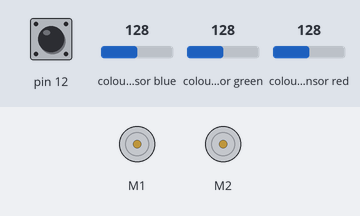
A sketch run on a simulated Arduino Uno, built with avr-gcc and run on an emulated ATmega328P. Shown: 2 × DC motor (green arrow = forward, orange = backward, longer = faster). Inputs (shaded band) come from the test bench; at power-on: pin 12 HIGH, colour sensor blue 128, colour sensor green 128, colour sensor red 128. What the sketch prints to the serial monitor is not drawn.

Above: at 0.8 s.
0.9 s: pin 12 pulled LOW for 0.15 s
At 2.2 s:
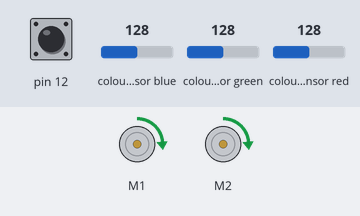
4.0 s: pin 12 pulled LOW for 1 s
At 5.5 s:
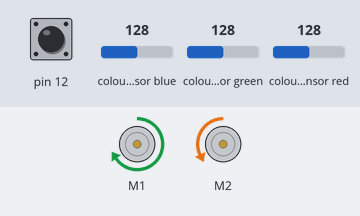
6.6 s: colour sensor blue set to 5
9.1 s: colour sensor green set to 5
At 9.6 s:
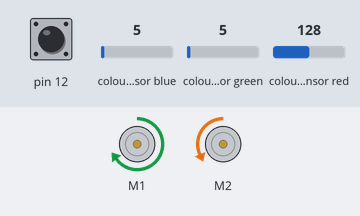
11.1 s: colour sensor red set to 5
13.2 s: pin 12 pulled LOW for 1 s
At 14.0 s:
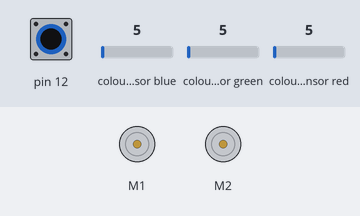
Timing chart, 0 to 16.2 s (numbered marks = the images above; inputs shaded):
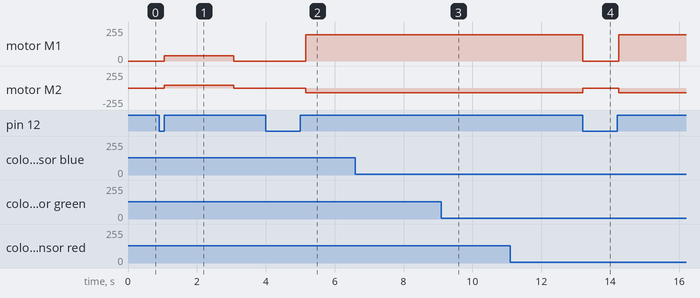

The sketch:

Integrate7.ino
```cpp
#include <Wire.h>
#include <ZumoMotors.h>
#include <Pushbutton.h>

ZumoMotors motors;
Pushbutton button(ZUMO_BUTTON);
//p制御によるライントレース
float red_G, green_G, blue_G; // カラーセンサで読み取ったRGB値（0-255）
int mode_G; // タスクのモードを表す状態変数
int motor_mode_G;//進行方向を表す状態変数 0-左回り、1-右回り
unsigned long timeInit_G, timeNow_G; //  スタート時間，経過時間
int motorR_G, motorL_G; // 左右のZumoのモータに与える回転力

void setup()
{
  Serial.begin(9600);
  Wire.begin();

  button.waitForButton(); // Zumo buttonが押されるまで待機
  CalibrationColorSensor(); // カラーセンサーのキャリブレーション

  button.waitForButton(); // Zumo buttonが押されるまで待機
  timeInit_G = millis();
  mode_G = 0;
  motor_mode_G = 0;
  motorR_G = 0;
  motorL_G = 0;
}

void loop()
{
  getRGB(red_G, green_G, blue_G); // カラーセンサでRGB値を取得(0-255)
  timeNow_G = millis() - timeInit_G; // 経過時間
  motors.setSpeeds(motorL_G, motorR_G); // 左右モーターへの回転力入力
  sendData(); // データ送信

  //linetrace_bang_bang(); // ライントレース（bang-bang制御）
 //linetrace_P(); // ライントレース（P制御）
   task_A(); // タスクA
  //何かあった時の復帰用
  if(button.isPressed()){
    mode_G = 0;
    motors.setSpeeds(0,0);
    delay(200);
    button.waitForButton();
  }
}

// 通信方式2
void sendData()
{
  static unsigned long timePrev = 0;
  static boolean flag_start = true; // 最初の通信かどうか
  int inByte;

  // if文の条件： 最初の通信である || 最後のデータ送信から500ms経過 || (データ送信要求が来ている && 最後のデータ送信から50ms経過)
  if ( flag_start == true || timeNow_G - timePrev > 500 ||
     (Serial.available() > 0 && timeNow_G - timePrev > 50) ) {
    flag_start = false;
    while(Serial.available() > 0){ // 送信要求が複数来ていた場合は全て読み込む
      inByte = Serial.read();
    }

    Serial.write('H');
    Serial.write(mode_G);
    Serial.write((int)red_G);
    Serial.write((int)green_G );
    Serial.write((int)blue_G);

    timePrev = timeNow_G;
  }
}
```

color.ino
```cpp
#include <Adafruit_TCS34725.h> // カラーセンサライブラリのヘッダーファイル
Adafruit_TCS34725 tcs = Adafruit_TCS34725(TCS34725_INTEGRATIONTIME_2_4MS, TCS34725_GAIN_60X);

unsigned int r_min, g_min, b_min; // このグローバル変数はこのファイル内のみで使用
unsigned int r_max, g_max, b_max;

void  CalibrationColorSensor()
{
  unsigned long timeInit;
  unsigned int r, g, b, clr;

  tcs.begin(); // カラーセンサーのsetup

  motors.setSpeeds(60, 60);

  r_min = 30000;
  g_min = 30000;
  b_min = 30000;
  r_max = 0;
  g_max = 0;
  b_max = 0;

  timeInit = millis();

  while ( 1 ) {
    tcs.getRawData(&r, &g, &b, &clr); // rowdataの取得

    if ( r < r_min ) r_min = r;
    if ( g < g_min ) g_min = g;
    if ( b < b_min ) b_min = b;
    if ( r > r_max ) r_max = r;
    if ( g > g_max ) g_max = g;
    if ( b > b_max ) b_max = b;

    if ( millis() - timeInit > 2000 )
      break;
  }
   motors.setSpeeds(0, 0);
}


void getRGB( float& r0, float& g0, float& b0) {
  unsigned int r, g, b, clr;

  tcs.getRawData(&r, &g, &b, &clr); // rowdataの取得

  r0 = map(r, r_min, r_max, 0, 255);
  g0 = map(g, g_min, g_max, 0, 255);
  b0 = map(b, b_min, b_max, 0, 255);

  if ( r0 < 0.0 ) r0 = 0.0;
  if ( r0 > 255.0 ) r0 = 255.0;
  if ( g0 < 0.0 ) g0 = 0.0;
  if ( g0 > 255.0 ) g0 = 255.0;
  if ( b0 < 0.0 ) b0 = 0.0;
  if ( b0 > 255.0 ) b0 = 255.0;
}
```

linetrace.ino
```cpp
void linetrace_bang_bang()
{
  static float lightMin = 0 ; // 各自で設定
  static float lightMax = 0; // 各自で設定 （わざとエラーが出るようにしてある）
  static float speed = 100; // パラメーター
  static float Kp = 2.0; // パラメーター
  float lightNow;
  float speedDiff;

  lightNow = (red_G + green_G + blue_G ) / 3.0;
  if ( lightNow < (lightMin + lightMax) / 2.0 ) // 右回転
    speedDiff = -Kp * speed;
  else // 左回転
    speedDiff = Kp * speed;
  motorL_G = speed - speedDiff;
  motorR_G = speed + speedDiff;
}


void linetrace_P()
{
  static float lightMin = 0 ; // 各自で設定
  static float lightMax = 255; // 各自で設定 （わざとエラーが出るようにしてある）
  static float speed = 100; // パラメーター
  static float Kp = 0; // パラメーター
  float lightNow;//現在のカラーセンサーのグレースケール値
  float speedDiff;//補正用の速度の偏差
  //カラーセンサーの値をグレースケールに変換
  lightNow = (red_G + green_G + blue_G ) / 3.0;
    //現在のグレースケール-明るさの平均値を計算することでKp(どれだけ回転させるかを決めるパラメータ)を算出
  //平均より小さい→暗い（ライン上にある)→負の値
  //平均より大きい→明るい(ライン上にない。)→正の値
  Kp = lightNow - ((lightMin + lightMax) / 2.0)-20;

  //回転方向によって(motor_mode_Gによって)分岐させる
  if(motor_mode_G ==0){
    speedDiff = Kp/70 *(float)speed;//反時計回り
  }else{
    speedDiff = -Kp/70 *(float)speed;//時計回り(speedDiffの正負を判定させる。)
  }
    //モーターの回転速度をセット
  motorL_G = speed - speedDiff;
  motorR_G = speed + speedDiff;
}

//その場で回転させる
void linestate_P(){
    static float lightMin = 0 ; // 各自で設定
  static float lightMax = 255; // 各自で設定 （わざとエラーが出るようにしてある）
  static float speed = 150; // パラメーター
  static float Kp = 0; // パラメーター
  float lightNow;//現在のカラーセンサーのグレースケール値
  float speedDiff;//補正用の速度の偏差
  //カラーセンサーの値をグレースケールに変換
  lightNow = (red_G + green_G + blue_G ) / 3.0;
  //現在のグレースケール-明るさの平均値を計算することでKp(どれだけ回転させるかを決めるパラメータ)を算出
  //平均より小さい→暗い（ライン上にある)→負の値
  //平均より大きい→明るい(ライン上にない。)→正の値
  Kp = lightNow - ((lightMin + lightMax) / 2.0)-20;

  //回転方向によって(motor_mode_Gによって)分岐させる
  if(motor_mode_G ==0){
    speedDiff = Kp/70 *(float)speed;//反時計回り
  }else{
    speedDiff = -Kp/70 *(float)speed;//時計回り
  }
  //モーターの回転速度をセット
  motorL_G = - speedDiff;//speedDiffのみにすることで、その場で回転(旋回)するようにする
  motorR_G =  + speedDiff;
}

void task_A()
{
  static unsigned long startTime = 0; // static変数，時間計測ははunsigned long

  // この変数は1秒停止の開始時間を覚えておくために使用
  switch ( mode_G ) {
    case 0:
      mode_G = 1;//状態1に遷移
      break;  // break文を忘れない（忘れるとその下も実行される）

    case 1:
      linetrace_P(); // ライントレース（各自で作成）
      if ( identify_color( 220, 230, 130 ) ) { // 赤かどうか　（引数の値は各自で設定）
        mode_G = 2;//赤を検出したら状態2へ遷移
      }
      break;

    // 各自で作成
    case 2: //赤を検出した(奇数回目)ら反対方向に変更
      motor_mode_G = 1; //回転方向を時計回りに変更
      mode_G = 3;//状態3に遷移させる

      break;

    case 3://反対側を向くまでその場で旋回
    //青になるまで判定
      linestate_P();//その場で回転させる(linetraceではない)
      if(identify_color(170,230,200)){//青かどうか
        mode_G = 4;//青を検出したら(反対方向を向いたら)状態4に遷移
      }
      break;

    case 4://赤を検出するまでライントレース
      linetrace_P(); // ライントレース（各自で作成）
      if ( identify_color( 220, 230, 130 ) ) { // 赤かどうか　（引数の値は各自で設定）
        mode_G = 5; //赤を検出したら状態5へ遷移
      }
      break;

    case 5://回転方向を変更する

      motor_mode_G = 0; //時計回りに変更
      mode_G = 6;//状態6へ遷移
      break;

    case 6: //反対方向に回転させる
      linestate_P();//その場で回転させる
      if(identify_color(170,230,200)){//青を検出したら(反対方向を向いたら)
        mode_G = 1;//初期状態に戻る
      }
      break;

  }
}


int identify_color( int red, int green, int blue )
{
  float d2;
  float d2_max = 53; // パラメーター（適宜調整）

  d2 = pow(red - red_G, 2) + pow(green - green_G, 2) + pow(blue - blue_G, 2);
  if ( d2 < d2_max * d2_max )
    return 1;
  else
    return 0;
}

int maintainState( unsigned long period )
{
  static int flagStart = 0; // 0:待ち状態，1:現在計測中
  static unsigned long startTime = 0;

  if ( flagStart == 0 ) {
    startTime = timeNow_G; // 計測を開始したtimeNow_Gの値を覚えておく
    flagStart = 1; // 現在計測中にしておく
  }

  if ( timeNow_G - startTime > period ) { // 計測開始からの経過時間が指定時間を越えた
    flagStart = 0; // 待ち状態に戻しておく
    startTime = 0; // なくても良いが，形式的に初期化
    return 1;
  }
  else
    return 0;
}
```

Measured:
- after the input at 0.9 s, motor M1, motor M2: stopped → forward 38/255 after 0.15 s, → stopped 2.0 s later
- after the input at 4.0 s, motor M1: stopped → forward 197/255 after 1.2 s; motor M2: stopped → backward 70/255 after 1.2 s
- after the input at 6.6 s, every drawn part: stays the same
- after the input at 9.1 s, motor M1: forward 197/255 → forward 196/255 after 0.06 s; motor M2: backward 70/255 → backward 69/255 after 0.06 s
- after the input at 11.1 s, every drawn part: stays the same
- after the input at 13.2 s, motor M1: forward 196/255 → stopped at once, → forward 196/255 1.0 s later; motor M2: backward 69/255 → stopped at once, → backward 69/255 1.0 s later
